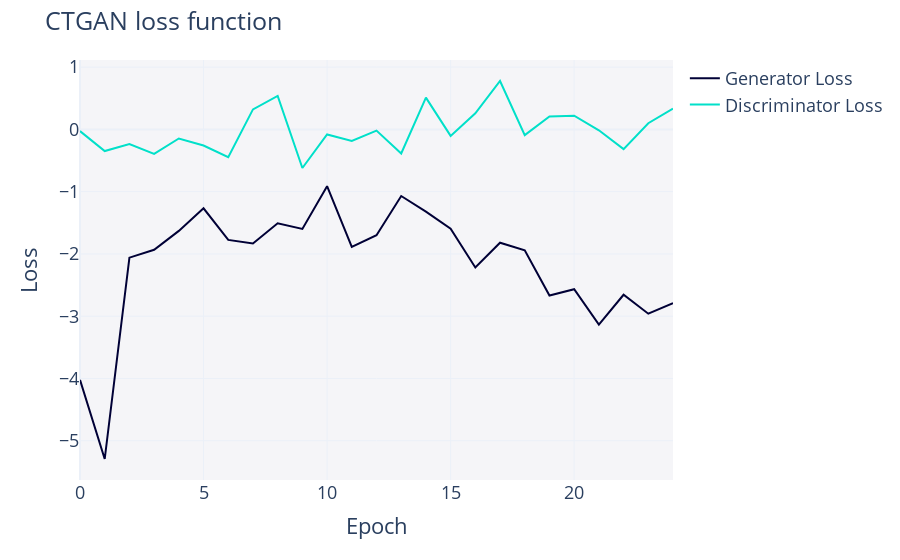

Source (notebook cell):
### Code cell
fig2 = synthesizer2.get_loss_values_plot()
fig2.show()

### Figure 1 — Plotly figure (JSON) as saved in the notebook; plotly's stock layout.template omitted (floating-point values rounded to 4 significant figures)
{"data": [{"hovertemplate": "variable=Generator Loss<br>Epoch=%{x}<br>value=%{y}<extra></extra>", "legendgroup": "Generator Loss", "line": {"color": "#000036", "dash": "solid"}, "marker": {"symbol": "circle"}, "mode": "lines", "name": "Generator Loss", "orientation": "v", "showlegend": true, "type": "scatter", "x": [0, 1, 2, 3, 4, 5, 6, 7, 8, 9, 10, 11, 12, 13, 14, 15, 16, 17, 18, 19, 20, 21, 22, 23, 24], "xaxis": "x", "y": [-4.023, -5.293, -2.06, -1.933, -1.63, -1.268, -1.775, -1.831, -1.508, -1.599, -0.9122, -1.887, -1.7, -1.07, -1.321, -1.595, -2.217, -1.819, -1.941, -2.667, -2.566, -3.134, -2.655, -2.96, -2.789], "yaxis": "y"}, {"hovertemplate": "variable=Discriminator Loss<br>Epoch=%{x}<br>value=%{y}<extra></extra>", "legendgroup": "Discriminator Loss", "line": {"color": "#01E0C9", "dash": "solid"}, "marker": {"symbol": "circle"}, "mode": "lines", "name": "Discriminator Loss", "orientation": "v", "showlegend": true, "type": "scatter", "x": [0, 1, 2, 3, 4, 5, 6, 7, 8, 9, 10, 11, 12, 13, 14, 15, 16, 17, 18, 19, 20, 21, 22, 23, 24], "xaxis": "x", "y": [-0.02752, -0.3484, -0.2348, -0.3944, -0.1458, -0.2592, -0.4465, 0.3206, 0.5368, -0.6204, -0.0808, -0.1843, -0.01896, -0.3872, 0.5096, -0.1042, 0.2591, 0.7769, -0.09249, 0.2057, 0.2198, -0.0143, -0.3167, 0.09874, 0.3332], "yaxis": "y"}], "layout": {"font": {"size": 18}, "legend": {"orientation": "v", "title": {"text": ""}, "tracegroupgap": 0}, "margin": {"t": 60}, "plot_bgcolor": "#F5F5F8", "title": {"text": "CTGAN loss function"}, "xaxis": {"anchor": "y", "domain": [0, 1], "title": {"text": "Epoch"}}, "yaxis": {"anchor": "x", "domain": [0, 1], "title": {"text": "Loss"}}}}
